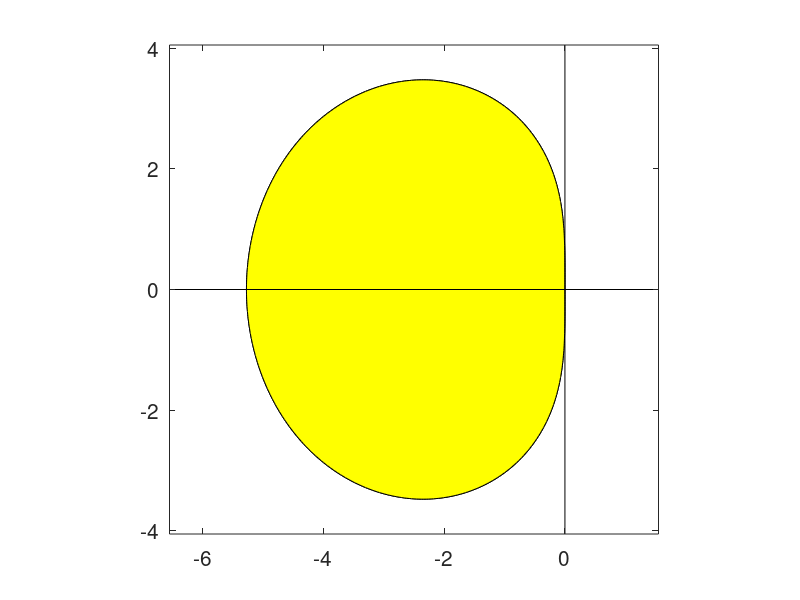

Here is the MATLAB script that generated this plot:
% script <a href="matlab:StabContours">StabContours</a>
% Plot stability contours of several ODE marching methods in the complex plane lambda*h.
% See <a href="matlab:NRweb">Numerical Renaissance: simulation, optimization, & control</a>, Section 10.2.1.
% Part of <a href="matlab:help NRC">Numerical Renaissance Codebase 1.0</a>, <a href="matlab:help NRchap10">Chapter 10</a>; please read the <a href="matlab:help NRcopyleft">copyleft</a>.

clear; name = strvcat('EE','IE','CN','RK2','RK3','RK4','AB2','AB3','AB4','AB5','AB6', ...
               'AM3','AM4','AM5','AM6','BDF2','BDF3','BDF4','BDF5','BDF6',            ...
               'ESD2','ESD3','ESD4','ESD5','ESD6','ESD7','ESD8','ESD9',               ...
               'GLRK4','GLRK6','DIRK4','DIRK42p','RK4352R','RK4353R','RK5483R',       ...
               'CNtheta','CNphi','IMEXDIRK','IMEXERK','RKC1s5','RKC1s10','RKC1s20',   ...
               'RKC2s5','RKC2s10','RKC2s20','RKC2s5e15','RKC2s10e15','RKC2s20e15');
Np=201; V=[1 1.0000000001]; close all;
for k=50:50
  switch k    % Set up region in the sigma plane over which to plot the stability boundary
    case {1,2,3},                   B=[ -2.55; 2.05; -2.25; 2.25];  % EE, IE, CN
    case {4,5,6},                   B=[ -4.05; 2.05; -3.05; 3.05];  % RK2-4
    % other cases are set up similarly...
    case {7,8,9,10,11},             B=[ -1.35; 0.35; -0.85; 0.85];  % AB2-6
    case {12,13,14,15},             B=[ -6.55; 0.55; -3.55; 3.55];  % AM3-6
    case {16,17,18,19,20},          B=[-11.05; 5.05; -8.05; 8.05];  % BDF2-6
    case {21,22,23,24,25,26,27,28}, B=[-11.05; 5.05; -8.05; 8.05];  % ESD2-9
    case 29, B=[ -5.01; 9.01; -7.01; 7.01]; A=zeros(2);             % GLRK4
      % for cases 29-39, we also set up the A matrix and b vector of the Butcher tableau
      A(1,1)=1/4;           A(1,2)=1/4-sqrt(3)/6;
      A(2,1)=1/4+sqrt(3)/6; A(2,2)=1/4; b(1)=1/2; b(2)=1/2; 
    case 30, B=[ -5.01; 9.01; -7.01; 7.01]; A=zeros(3);             % GLRK6
      A(1,1)=5/36; A(1,2)=2/9-sqrt(15)/15; A(1,3)=5/36-sqrt(15)/30;                          
      A(2,1)=5/36+sqrt(15)/24; A(2,2)=2/9; A(2,3)=5/36-sqrt(15)/24;
      A(3,1)=5/36+sqrt(15)/30; A(3,2)=2/9+sqrt(15)/15; A(3,3)=5/36;
      b(1)=5/18; b(2)=8/18; b(3)=5/18; 
    case 31, B=[ -5.01; 9.01; -7.01; 7.01];                         % DIRK4
      gamma=sqrt(2)*cos(acos(sqrt(2^3)/3)/3+4*pi/3)+1; A=zeros(4);                                         
      A(2,1)=gamma; A(2,2)=gamma; A(3,3)=gamma; A(4,4)=gamma;
      A(3,1)=(-20*gamma^2+10*gamma-1)/(4*gamma); A(3,2)=(4*gamma-1)*(2*gamma-1)/(4*gamma);
      A(4,1)=(24*gamma^3-36*gamma^2+12*gamma-1)/(12*gamma*(1-2*gamma));
      A(4,2)=(12*gamma^2-6*gamma+1)/(12*gamma*(1-4*gamma));
      A(4,3)=(6*gamma^2-6*gamma+1)/(3*(4*gamma-1)*(2*gamma-1)); b=A(4,:)';     
    case 32, B=[ -5.01; 9.01; -7.01; 7.01]; A=zeros(4);             % DIRK42p
      A(1,1)=1; A(2,2)=3/5; A(3,3)=1; A(4,4)=3/5;                               
      A(3,1)=171/44; A(3,2)=-215/44; A(4,1)=-43/20; A(4,2)=39/20;
      b(1)=11/72; b(2)=25/72; b(3)=11/72; b(4)=25/72;
    case 33, B=[ -6.55; 1.55; -4.05; 4.05]; A=zeros(5);             % RK4352R
      A(2,1)= 970286171893/4311952581923;   A(3,2)= 6584761158862/12103376702013;
      A(4,3)= 2251764453980/15575788980749; A(5,4)= 26877169314380/34165994151039;
      b(1)  = 1153189308089/22510343858157; b(2)  = 1772645290293/4653164025191; 
      b(3)  = -1672844663538/4480602732383; b(4)  = 2114624349019/3568978502595;
      b(5)  = 5198255086312/14908931495163; A(3:5,1)=b(1); A(4:5,2)=b(2); A(5,3)=b(3);
    case 34, B=[ -6.55; 1.55; -4.05; 4.05]; A=zeros(5);             % RK4353R
      A(2,1)= 2365592473904/8146167614645;  A(3,2)= 4278267785271/6823155464066;
      A(4,3)= 2789585899612/8986505720531;  A(5,4)= 15310836689591/24358012670437;
      A(3,1)=-722262345248/10870640012513;  A(4,2)= 1365858020701/8494387045469;
      A(5,3)= 3819021186/2763618202291;     b(1)= 846876320697/6523801458457;
      b(2)  = 3032295699695/12397907741132; b(3)= 612618101729/6534652265123;
      b(4)  = 1155491934595/2954287928812;  b(5)= 707644755468/5028292464395;
      A(4:5,1)=b(1); A(5,2)=b(2);
    case 35, B=[ -6.55; 1.55; -4.05; 4.05]; A=zeros(8);             % RK5483R
      A(2,1)= 141236061735/3636543850841;    A(3,2)= 7367658691349/25881828075080;
      A(4,3)= 6185269491390/13597512850793;  A(5,4)= 2669739616339/18583622645114;
      A(6,5)= 42158992267337/9664249073111;  A(7,6)= 970532350048/4459675494195;
      A(8,7)= 1415616989537/7108576874996;   A(3,1)=-343061178215/2523150225462;
      A(4,2)=-4057757969325/18246604264081;  A(5,3)= 1415180642415/13311741862438;
      A(6,4)=-93461894168145/25333855312294; A(7,5)= 7285104933991/14106269434317;
      A(8,6)=-4825949463597/16828400578907;  b(1)=  514862045033/4637360145389;
      b(2)=0; b(3)=0; b(4)=0; 
      b(5)=2561084526938/7959061818733; b(6)=4857652849/7350455163355;
      b(7)=1059943012790/2822036905401; b(8)=2987336121747/15645656703944;
      A(4:8,1)=b(1); A(5:8,2)=b(2); A(6:8,3)=b(3); A(7:8,4)=b(4); A(8,5)=b(5);
    case {36,37}, B=2.5*[ -1.55; 6.55; -4.05; 4.05];                % CN(theta), CN(phi)
    case 38, B=[ -6.55; 1.55; -4.05; 4.05]; A=zeros(4);             % IMEX-DIRK
      gamma=0.4358665215; delta=-0.644373171; eta=0.3966543747; mu=0.5529291479;
      A(2,2)=gamma; A(3,2)= (1-gamma)/2; A(3,3)= gamma;
      A(4,2)= 1-delta-gamma; A(4,3)= delta; A(4,4)= gamma; b(1)=0;
      b(2)  = 1-delta-gamma; b(3)  = delta; b(4)  = gamma;
    case 39, B=[ -6.55; 1.55; -4.05; 4.05]; A=zeros(4);             % IMEX-ERK
      gamma=0.4358665215; delta=-0.644373171; eta=0.3966543747; mu=0.5529291479;
      A(2,1)=gamma; A(3,1)= (1+gamma)/2-eta; A(3,2)= eta;
      A(4,1)= 1-2*mu; A(4,2)= mu; A(4,3)= mu; b(1)=0;
      b(2)  = 1-delta-gamma; b(3)  = delta; b(4)  = gamma;
    case 40, B=[ - 55.05;  5.50;  -5.05;  5.05]; eps=0.0;  s=5;       % RKC1
    case 41, B=[ -220.05; 22.00; -10.05; 10.05]; eps=0.0;  s=10;      % RKC1
    case 42, B=[ -880.05; 88.00; -20.05; 20.05]; eps=0.0;  s=20;      % RKC1
    case 43, B=[ - 19.05;  1.90;  -4.55;  4.55]; eps=0.0;  s=5;       % RKC2
    case 44, B=[ - 72.05;  7.20;  -9.05;  9.05]; eps=0.0;  s=10;      % RKC2
    case 45, B=[ -290.05; 29.00; -18.05; 18.05]; eps=0.0;  s=20;      % RKC2
    case 46, B=[ - 19.05;  1.90;  -4.55;  4.55]; eps=0.15; s=5;       % RKC2
    case 47, B=[ - 72.05;  7.20;  -9.05;  9.05]; eps=0.15; s=10;      % RKC2
    case 48, B=[ -290.05; 29.00; -18.05; 18.05]; eps=0.15; s=20;      % RKC2
    case 49, B=[ -.105; .105; -3.55; 3.55]; gamma=.55; beta=1/12;     % Newmark
    case 50, B=[ -6.55; 1.55; -4.05; 4.05]; A=[0 0 0;1/4 1/4 0;1/2 0 1/2];
             b=[1/6 2/3 1/6]; c=[0 1/2 1];
  end % switch
  if (k>=40 & k<=42)
    w0=1+eps/s^2; w1=Chebyshev(s,w0)/Chebyshev(s,w0,1);
    for j=1:s+1, a(j)=0; b(j)=1/Chebyshev(j-1,w0); end
  elseif (k>=43 & k<=48)
    w0=1+eps/s^2; w1=Chebyshev(s,w0,1)/Chebyshev(s,w0,2);
    for j=3:s+1, b(j)=Chebyshev(j-1,w0,2)/(Chebyshev(j-1,w0,1))^2;
    a(j)=1-b(j)*Chebyshev(j-1,w0); end
    b(1)=b(3); b(2)=b(3); a(1)=1-b(1); a(2)=1-b(2)*w0;
  end
  LR(:,1)=[B(1):(B(2)-B(1))/(Np-1):B(2)]'; LI(:,1)=[B(3):(B(4)-B(3))/(Np-1):B(4)]';
  for j=1:Np, for i=1:Np,  L=LR(j)+sqrt(-1)*LI(i);
    switch k             % Now compute sigma over an array of points in the lambda-h plane
      case  1, sig(i,j)=abs(1+L);                                            % EE
      case  2, sig(i,j)=abs(1/(1-L));                                        % IE
      case  3, sig(i,j)=abs((1+L/2)/(1-L/2));                                % CN
      case  4, sig(i,j)=abs(1+L+L^2/2);                                      % RK2
      case  5, sig(i,j)=abs(1+L+L^2/2+L^3/6);                                % RK3
      case  6, sig(i,j)=abs(1+L+L^2/2+L^3/6+L^4/24);                         % RK4
      case  7, sig(i,j)=max(abs(roots([1 -1 0]-[0 3 -1]*L/2)));              % AB2
      % other cases are set up similarly...
      case  8, sig(i,j)=max(abs(roots([1 -1 0 0]-[0 23 -16 5]*L/12)));       % AB3
      case  9, sig(i,j)=max(abs(roots([1 -1 0 0 0]-[0 55 -59 37 -9]*L/24)));                          % AB4 
      case 10, sig(i,j)=max(abs(roots([1 -1 0 0 0 0]-[0 1901 -2774 2616 -1274 251]*L/720)));          % AB5
      case 11, sig(i,j)=max(abs(roots([1 -1 0 0 0 0 0]-[0 4277 -7923 9982 -7298 2877 -475]*L/1440))); % AB6
      case 12, sig(i,j)=max(abs(roots([1 -1 0]-[5 8 -1]*L/12)));                                      % AM3
      case 13, sig(i,j)=max(abs(roots([1 -1 0 0]-[9 19 -5 1]*L/24)));                                 % AM4
      case 14, sig(i,j)=max(abs(roots([1 -1 0 0 0]-[251 646 -264 106 -19]*L/720)));                   % AM5
      case 15, sig(i,j)=max(abs(roots([1 -1 0 0 0 0]-[475 1427 -798 482 -173 27]*L/1440)));           % AM6
      case 16, sig(i,j)=max(abs(roots([1 0 0]-[2*L 4 -1]/3)));                                        % BDF2
      case 17, sig(i,j)=max(abs(roots([1 0 0 0]-[6*L 18 -9 2]/11)));                                  % BDF3
      case 18, sig(i,j)=max(abs(roots([1 0 0 0 0]-[12*L 48 -36 16 -3]/25)));                          % BDF4
      case 19, sig(i,j)=max(abs(roots([1 0 0 0 0 0]-[60*L 300 -300 200 -75 12]/137)));                % BDF5
      case 20, sig(i,j)=max(abs(roots([1 0 0 0 0 0 0]-[60*L 360 -450 400 -225 72 -10]/147)));         % BDF6
      case 21, sig(i,j)=max(abs(roots([1 -1]-[2-L 0]*L/2)));                                          % ESD2-9
      case 22, sig(i,j)=max(abs(roots([1 -1]-[4-L 2]*L/6)));          
      case 23, sig(i,j)=max(abs(roots([1 -1 0]-[29-6*L 20 -1]*L/48)));          
      case 24, sig(i,j)=max(abs(roots([1 -1 0 0]-[614-114*L 513 -54 7]*L/1080)));          
      case 25, sig(i,j)=max(abs(roots([1 -1 0 0 0]-[3133-540*L 3008 -492 128 -17]*L/5760)));
      case 26, sig(i,j)=max(abs(roots([1 -1 0 0 0 0]-[317731-51780*L 340440 -76260 29840 -7935 984]*L/604800)));            
      case 27, sig(i,j)=max(abs(roots([1 -1 0 0 0 0 0]-[247021*3-275*420*L 12079*72 -13823*18 8131*16 -5771*9 179*72 -731*2]*L/1451520)));            
      case 28, sig(i,j)=max(abs(roots([1 -1 0 0 0 0 0 0]-[1758023*54-33953*420*L 1147051*105 -133643*315 157513*175 -2797*5250 86791*63 -35453*35 8563*15]*L/190512000)));
      case 29                                                                                        % GLRK4
        Lmod=(eye(2)-L*A)\[L;L];
        sig(i,j)=abs(1+b(1)*Lmod(1)+b(2)*Lmod(2));
      case 30                                                                                        % GLRK6
        Lmod=(eye(3)-L*A)\[L;L;L];
        sig(i,j)=abs(1+b(1)*Lmod(1)+b(2)*Lmod(2)+b(3)*Lmod(3));  
      case 31                                                                                        % DIRK4
        Lmod=(eye(4)-L*A)\[L;L;L;L];
        sig(i,j)=abs(1+b(1)*Lmod(1)+b(2)*Lmod(2)+b(3)*Lmod(3)+b(4)*Lmod(4));    
      case 32                                                                                        % DIRK42p
        Lmod=(eye(4)-L*A)\[L;L;L;L];
        sig(i,j)=abs(1+b(1)*Lmod(1)+b(2)*Lmod(2)+b(3)*Lmod(3)+b(4)*Lmod(4));    
      case 33                                                                                        % RK4352R                      
        Lmod=(eye(5)-L*A)\[L;L;L;L;L];
        sig(i,j)=abs(1+b(1)*Lmod(1)+b(2)*Lmod(2)+b(3)*Lmod(3)+b(4)*Lmod(4)+b(5)*Lmod(5)); 
      case 34                                                                                        % RK4353R
        Lmod=(eye(5)-L*A)\[L;L;L;L;L];
        sig(i,j)=abs(1+b(1)*Lmod(1)+b(2)*Lmod(2)+b(3)*Lmod(3)+b(4)*Lmod(4)+b(5)*Lmod(5));    
      case 35                                                                                        % RK5483R
        Lmod=(eye(8)-L*A)\[L;L;L;L;L;L;L;L];
        sig(i,j)=abs(1+b(1)*Lmod(1)+b(2)*Lmod(2)+b(3)*Lmod(3)+b(4)*Lmod(4)+b(5)*Lmod(5)+b(6)*Lmod(6)+b(7)*Lmod(7)+b(8)*Lmod(8));    
      case 36                                                                                        % CN(theta)
        theta=1/8; sig(i,j)=max(abs(roots([1 -1]-((1-theta)*[1 1]/2+theta*[1 0])*L)));
      case 37                                                                                        % CN(phi)
        phi=1; sig(i,j)=max(abs(roots([1 -1 0]-((1-phi)*[1 1 0]/2+phi*[3 0 1]/4)*L)));
      case 38                                                                                        % IMEX-DIRK
        Lmod=(eye(4)-L*A)\[L;L;L;L];
        sig(i,j)=abs(1+b(1)*Lmod(1)+b(2)*Lmod(2)+b(3)*Lmod(3)+b(4)*Lmod(4));    
      case 39                                                                                        % IMEX-ERK
        Lmod=(eye(4)-L*A)\[L;L;L;L];
        sig(i,j)=abs(1+b(1)*Lmod(1)+b(2)*Lmod(2)+b(3)*Lmod(3)+b(4)*Lmod(4));
      case {40,41,42,43,44,45,46,47,48}                                                              % RKC1-2
        sig(i,j)=abs(a(s+1)+b(s+1)*Chebyshev(s,w0+w1*L));
      case 49
        eta=-L^2/(1-beta*L^2); sig1=1-(gamma+1/2)*eta/2; sig2=sqrt(-eta*(1-(gamma+1/2)^2*eta/4));      % Newmark
        sig(i,j)=max(abs(sig1+sig2),abs(sig1-sig2)); if sig(i,j)<=1, sig(i,j), end
      case {50}                                                                                 % Exercise 10.10
        Lmod=(eye(3)-L*A)\[L;L;L];
        sig(i,j)=abs(1+b(1)*Lmod(1)+b(2)*Lmod(2)+b(3)*Lmod(3));
    end % switch
  end, end
  figure(k), contourf(LR,LI,1./sig,V,'k-'), colormap autumn, axis('square'), hold on
  plot([B(1) B(2)],[0,0],'k-'), plot([0,0],[B(3) B(4)],'k-'),
  set(gca,'FontSize',15), % title(name(k,:),'FontSize',18)
  hold off; % eval(['print -depsc ',sprintf('stab%s',name(k,:))])
end
% end script StabContours
